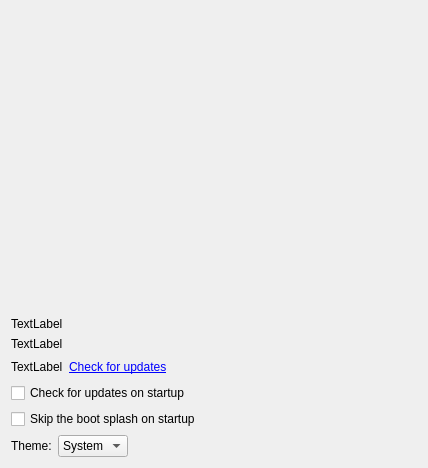
<?xml version="1.0" encoding="UTF-8"?>
<ui version="4.0">
 <class>MainDialog</class>
 <widget class="QDialog" name="MainDialog">
  <property name="geometry">
   <rect>
    <x>0</x>
    <y>0</y>
    <width>428</width>
    <height>454</height>
   </rect>
  </property>
  <property name="minimumSize">
   <size>
    <width>0</width>
    <height>0</height>
   </size>
  </property>
  <property name="windowTitle">
   <string>KytyPS5 Launcher</string>
  </property>
  <property name="locale">
   <locale language="English" country="UnitedStates"/>
  </property>
  <layout class="QGridLayout" name="gridLayout">
   <item row="0" column="0">
    <layout class="QVBoxLayout" name="verticalLayout_5">
     <item>
      <layout class="QHBoxLayout" name="horizontalLayout_3">
       <item>
        <layout class="QVBoxLayout" name="verticalLayout_3">
         <item>
          <widget class="ConfigurationListWidget" name="widget" native="true">
           <property name="sizePolicy">
            <sizepolicy hsizetype="MinimumExpanding" vsizetype="Preferred">
             <horstretch>0</horstretch>
             <verstretch>0</verstretch>
            </sizepolicy>
           </property>
           <property name="minimumSize">
            <size>
             <width>400</width>
             <height>300</height>
            </size>
           </property>
          </widget>
         </item>
        </layout>
       </item>
      </layout>
     </item>
     <item>
      <layout class="QVBoxLayout" name="verticalLayout_4">
       <item>
        <widget class="QLabel" name="label_settings_file">
         <property name="text">
          <string>TextLabel</string>
         </property>
        </widget>
       </item>
       <item>
        <widget class="QLabel" name="label_Interpreter">
         <property name="frameShape">
          <enum>QFrame::NoFrame</enum>
         </property>
         <property name="frameShadow">
          <enum>QFrame::Sunken</enum>
         </property>
         <property name="text">
          <string>TextLabel</string>
         </property>
        </widget>
       </item>
       <item>
        <layout class="QHBoxLayout" name="versionLayout">
         <item>
          <widget class="QLabel" name="label_Version">
           <property name="text">
            <string>TextLabel</string>
           </property>
          </widget>
         </item>
         <item>
          <widget class="QLabel" name="check_updates_link">
           <property name="text">
            <string>&lt;a href=&quot;check&quot;&gt;Check for updates&lt;/a&gt;</string>
           </property>
           <property name="textFormat">
            <enum>Qt::RichText</enum>
           </property>
          </widget>
         </item>
         <item>
          <spacer name="versionSpacer">
           <property name="orientation">
            <enum>Qt::Horizontal</enum>
           </property>
           <property name="sizeHint" stdset="0">
            <size>
             <width>40</width>
             <height>20</height>
            </size>
           </property>
          </spacer>
         </item>
        </layout>
       </item>
       <item>
        <widget class="QCheckBox" name="check_updates_on_startup">
         <property name="text">
          <string>Check for updates on startup</string>
         </property>
        </widget>
       </item>
       <item>
        <widget class="QCheckBox" name="skip_boot_splash">
         <property name="text">
          <string>Skip the boot splash on startup</string>
         </property>
        </widget>
       </item>
       <item>
        <layout class="QHBoxLayout" name="themeLayout">
         <item>
          <widget class="QLabel" name="label_theme">
           <property name="text">
            <string>Theme:</string>
           </property>
          </widget>
         </item>
         <item>
          <widget class="QComboBox" name="theme_combo">
           <item>
            <property name="text">
             <string>System</string>
            </property>
           </item>
           <item>
            <property name="text">
             <string>Dark</string>
            </property>
           </item>
           <item>
            <property name="text">
             <string>Light</string>
            </property>
           </item>
          </widget>
         </item>
         <item>
          <spacer name="themeSpacer">
           <property name="orientation">
            <enum>Qt::Horizontal</enum>
           </property>
           <property name="sizeHint" stdset="0">
            <size>
             <width>40</width>
             <height>20</height>
            </size>
           </property>
          </spacer>
         </item>
        </layout>
       </item>
      </layout>
     </item>
    </layout>
   </item>
  </layout>
 </widget>
 <layoutdefault spacing="6" margin="11"/>
 <customwidgets>
  <customwidget>
   <class>ConfigurationListWidget</class>
   <extends>QWidget</extends>
   <header>configurationListWidget.h</header>
   <container>1</container>
  </customwidget>
 </customwidgets>
 <resources/>
 <connections/>
 <buttongroups>
  <buttongroup name="buttonGroup_Console"/>
 </buttongroups>
</ui>
